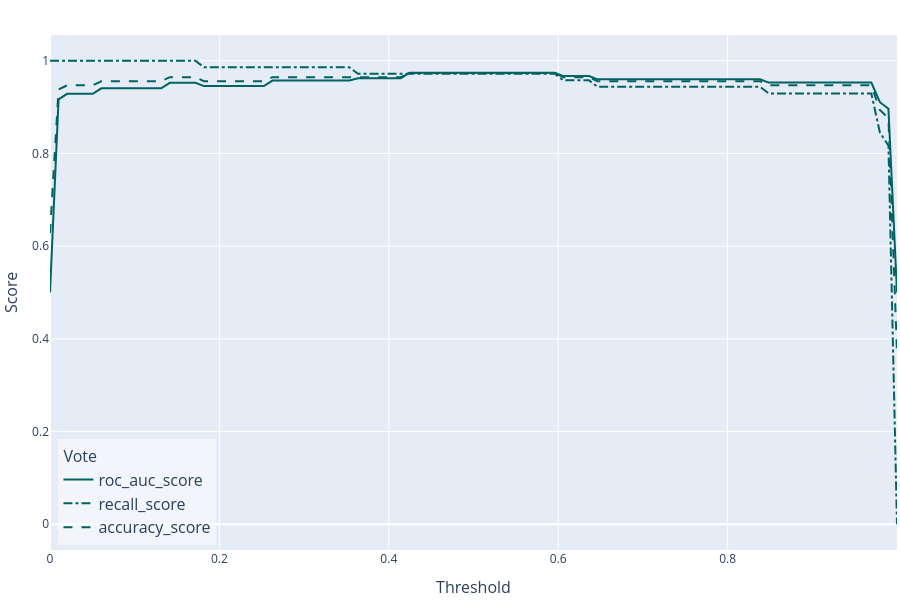

Here is the notebook cell this chart was saved with:
### Code cell
experionml.vote.plot_threshold(metric=["auc", "recall", "accuracy"])
